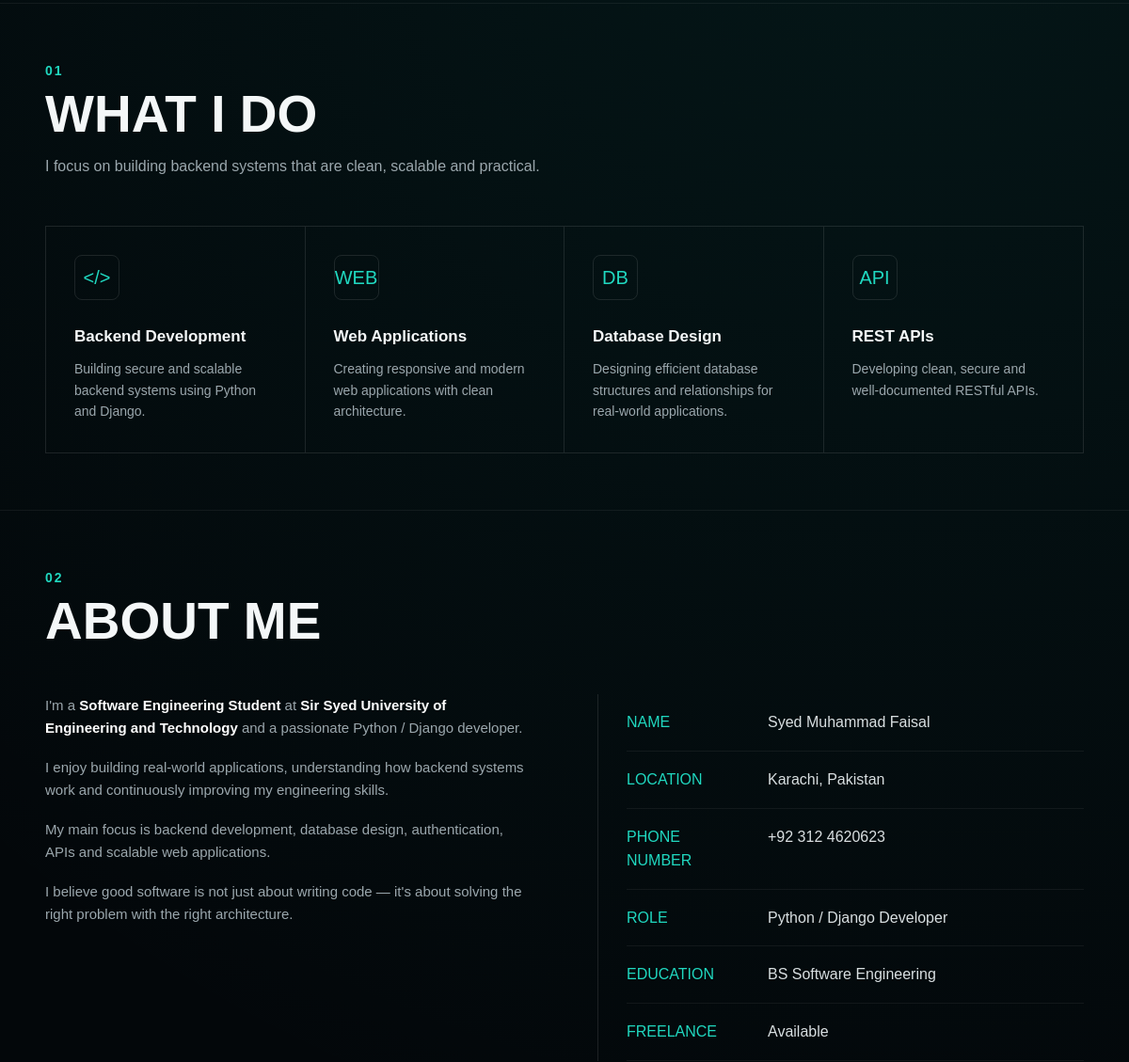
The app's page / (middle part), older data.
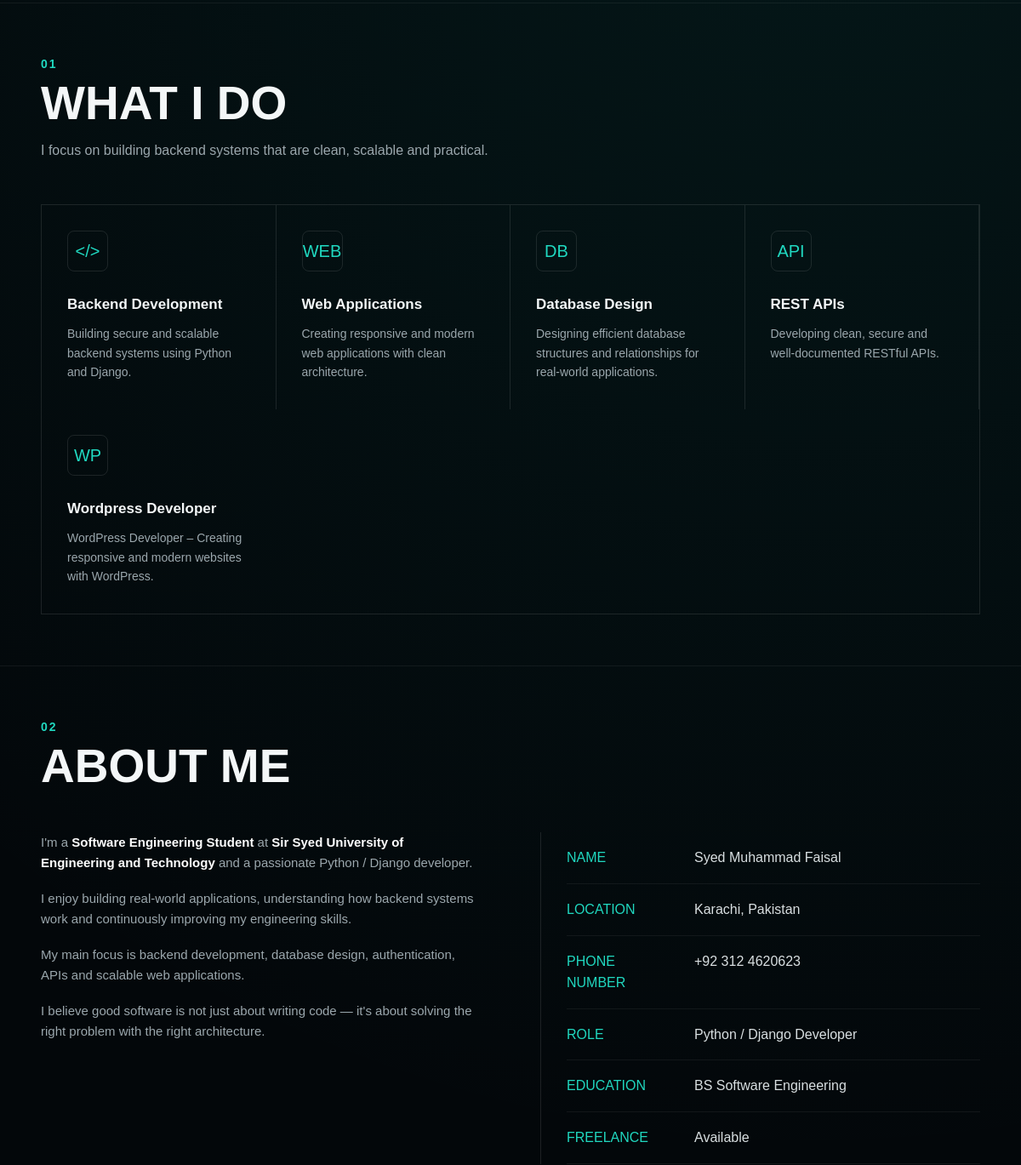
The same page, newer data.
### portfolio_website/models.py (models this page shows, shortened)
class skill(models.Model):
    skill_name = models.CharField(max_length = 200 , primary_key = True)
    skill_description = models.TextField()
    skill_logo  = models.CharField(max_length = 50)

### portfolio_website/views.py (the view)
# urls.py: path('', home_view, name='home'),
def home_view(request ):
    context={
        "skills": skill.objects.all(),
        'projects': projects.objects.all().order_by('-project_serial_number')[:4],
        'experiences': experience.objects.all(),
        'contacts': contact.objects.all(),
        'testemonial': testemonial.objects.all(),
    }
    return render(request , "home.html" , context)

### portfolio_website/templates/home.html (shortened to what this page needs)
{% extends 'base.html' %}
{% block content %}
{% load static %}
<section>
    <div class="container">
        <div class="section-header">
            <div class="section-number">
                01
            </div>
            <h2 class="section-title">
                WHAT I DO
            </h2>
            <p class="section-subtitle">
                I focus on building backend systems that are clean,
                scalable and practical.
            </p>
        </div>
        <div class="services">
            {% for skill in skills %}
            <div class="service">
                <div class="service-icon">
                    {{ skill.skill_logo }}
                </div>
                <h3>
                    {{ skill.skill_name }}
                </h3>
                <p>
                    {{ skill.skill_description }}
                </p>
            </div>
            {% endfor %}
        </div>
    </div>
</section>
<section id="about">
    <div class="container">
        <div class="section-header">
            <div class="section-number">
                02
            </div>
            <h2 class="section-title">
                ABOUT ME
            </h2>
        </div>
        <div class="about-grid">
            <div class="about-text">
                <p>
                    I'm a <strong>Software Engineering Student</strong>
                    at <strong>Sir Syed University of Engineering and Technology</strong> and a passionate Python / Django developer.
                </p>
                <p>
                    I enjoy building real-world applications,
                    understanding how backend systems work and
                    continuously improving my engineering skills.
                </p>
                <p>
                    My main focus is backend development,
                    database design, authentication, APIs and
                    scalable web applications.
                </p>
                <p>
                    I believe good software is not just about writing
                    code — it's about solving the right problem
                    with the right architecture.
                </p>
            </div>
            <div class="info-list">
                <div class="info-row">
                    <div class="info-label">
                        NAME
                    </div>
                    <div class="info-value">
                        Syed Muhammad Faisal
                    </div>
                </div>
                <div class="info-row">
                    <div class="info-label">
                        LOCATION
                    </div>
                    <div class="info-value">
                        Karachi, Pakistan
                    </div>
                </div>
                <div class="info-row">
                    <div class="info-label">
                        PHONE NUMBER
                    </div>
                    <div class="info-value">
                        +92 312 4620623
                    </div>
                </div>
                <div class="info-row">
                    <div class="info-label">
                        ROLE
                    </div>
                    <div class="info-value">
                        Python / Django Developer
                    </div>
                </div>
                <div class="info-row">
                    <div class="info-label">
                        EDUCATION
                    </div>
                    <div class="info-value">
                        BS Software Engineering
                    </div>
                </div>
                <div class="info-row">
                    <div class="info-label">
                        FREELANCE
                    </div>
                    <div class="info-value">
                        Available
                    </div>
                </div>
            </div>
        </div>
    </div>
</section>
{% endblock %}

Row changes from the older to the newer data that the page shows:
added skill: skill_logo "WP", skill_name "Wordpress Developer", skill_description "WordPress Developer – Creating responsive and modern websites with WordPress."
